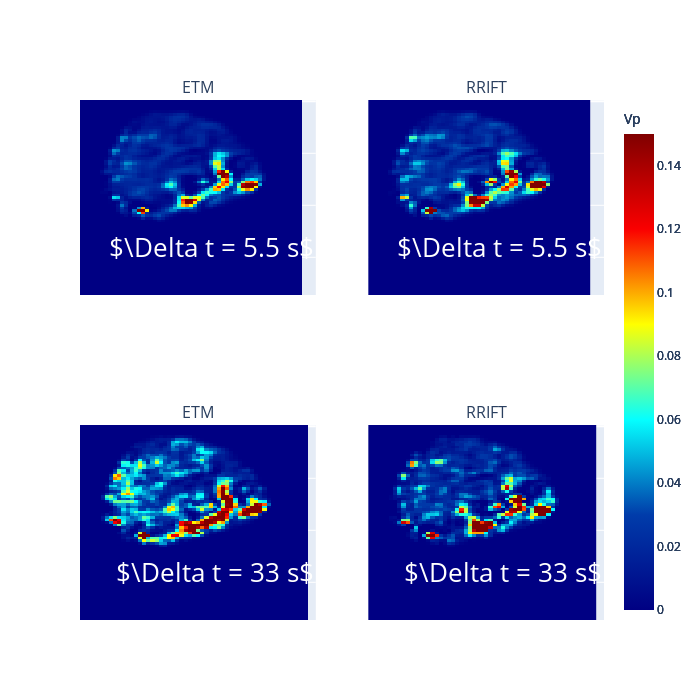

The cell this chart's notebook holds for it:
### Code cell
%get mapVpE1 --from MATLAB
%get mapVpR1 --from MATLAB
%get mapVpE2 --from MATLAB
%get mapVpR2 --from MATLAB

%get myS --from MATLAB

fig = make_subplots(rows=2, cols=2, column_widths=[0.5, 0.5], subplot_titles=('ETM', 'RRIFT', 'ETM', 'RRIFT'))

sub1 = go.Heatmap(z=mapVpE1[:,:,myS-1], zmin=0, zmax=0.15, colorscale='jet', colorbar={"title": 'Vp'})
fig.append_trace(sub1,1,1)
sub2 = go.Heatmap(z=mapVpR1[:,:,myS-1], zmin=0, zmax=0.15, colorscale='jet', colorbar={"title": 'Vp'})
fig.append_trace(sub2,1,2)
sub3 = go.Heatmap(z=mapVpE2[:,:,myS-1], zmin=0, zmax=0.15, colorscale='jet', colorbar={"title": 'Vp'})
fig.append_trace(sub3,2,1)
sub4 = go.Heatmap(z=mapVpR2[:,:,myS-1], zmin=0, zmax=0.15, colorscale='jet', colorbar={"title": 'Vp'})
fig.append_trace(sub4,2,2)

fig.add_annotation(text=r'$\Delta t = 5.5 s$',
                  xref="x", yref="y",
                  x=32, y=56, showarrow=False, font = dict(size = 26, color="white"), row=1, col=1)
fig.add_annotation(text=r'$\Delta t = 5.5 s$',
                  xref="x", yref="y",
                  x=32, y=56, showarrow=False, font = dict(size = 26, color="white"), row=1, col=2)
fig.add_annotation(text=r'$\Delta t = 33 s$',
                  xref="x", yref="y",
                  x=32, y=56, showarrow=False, font = dict(size = 26, color="white"), row=2, col=1)
fig.add_annotation(text=r'$\Delta t = 33 s$',
                  xref="x", yref="y",
                  x=32, y=56, showarrow=False, font = dict(size = 26, color="white"), row=2, col=2)

fig.update_layout(yaxis_autorange="reversed", width = 700, height = 700)
fig.update_yaxes(autorange="reversed", showticklabels = False)
fig.update_xaxes(showticklabels = False)

fig.show()

### Figure 1 — Plotly figure (JSON) as saved in the notebook; plotly's stock layout.template omitted (floating-point values rounded to 4 significant figures; data arrays with more than 128 entries replaced by an {"elided": "..."} marker saying what was removed)
{"data": [{"colorbar": {"title": {"text": "Vp"}}, "colorscale": [[0, "rgb(0,0,131)"], [0.2, "rgb(0,60,170)"], [0.4, "rgb(5,255,255)"], [0.6, "rgb(255,255,0)"], [0.8, "rgb(250,0,0)"], [1, "rgb(128,0,0)"]], "type": "heatmap", "xaxis": "x", "yaxis": "y", "z": {"elided": "75x55 float values"}, "zmax": 0.15, "zmin": 0}, {"colorbar": {"title": {"text": "Vp"}}, "colorscale": [[0, "rgb(0,0,131)"], [0.2, "rgb(0,60,170)"], [0.4, "rgb(5,255,255)"], [0.6, "rgb(255,255,0)"], [0.8, "rgb(250,0,0)"], [1, "rgb(128,0,0)"]], "type": "heatmap", "xaxis": "x2", "yaxis": "y2", "z": {"elided": "75x55 float values"}, "zmax": 0.15, "zmin": 0}, {"colorbar": {"title": {"text": "Vp"}}, "colorscale": [[0, "rgb(0,0,131)"], [0.2, "rgb(0,60,170)"], [0.4, "rgb(5,255,255)"], [0.6, "rgb(255,255,0)"], [0.8, "rgb(250,0,0)"], [1, "rgb(128,0,0)"]], "type": "heatmap", "xaxis": "x3", "yaxis": "y3", "z": {"elided": "75x55 float values"}, "zmax": 0.15, "zmin": 0}, {"colorbar": {"title": {"text": "Vp"}}, "colorscale": [[0, "rgb(0,0,131)"], [0.2, "rgb(0,60,170)"], [0.4, "rgb(5,255,255)"], [0.6, "rgb(255,255,0)"], [0.8, "rgb(250,0,0)"], [1, "rgb(128,0,0)"]], "type": "heatmap", "xaxis": "x4", "yaxis": "y4", "z": {"elided": "75x55 float values"}, "zmax": 0.15, "zmin": 0}], "layout": {"annotations": [{"font": {"size": 16}, "showarrow": false, "text": "ETM", "x": 0.225, "xanchor": "center", "xref": "paper", "y": 1, "yanchor": "bottom", "yref": "paper"}, {"font": {"size": 16}, "showarrow": false, "text": "RRIFT", "x": 0.775, "xanchor": "center", "xref": "paper", "y": 1, "yanchor": "bottom", "yref": "paper"}, {"font": {"size": 16}, "showarrow": false, "text": "ETM", "x": 0.225, "xanchor": "center", "xref": "paper", "y": 0.375, "yanchor": "bottom", "yref": "paper"}, {"font": {"size": 16}, "showarrow": false, "text": "RRIFT", "x": 0.775, "xanchor": "center", "xref": "paper", "y": 0.375, "yanchor": "bottom", "yref": "paper"}, {"font": {"color": "white", "size": 26}, "showarrow": false, "text": "$\\Delta t = 5.5 s$", "x": 32, "xref": "x", "y": 56, "yref": "y"}, {"font": {"color": "white", "size": 26}, "showarrow": false, "text": "$\\Delta t = 5.5 s$", "x": 32, "xref": "x2", "y": 56, "yref": "y2"}, {"font": {"color": "white", "size": 26}, "showarrow": false, "text": "$\\Delta t = 33 s$", "x": 32, "xref": "x3", "y": 56, "yref": "y3"}, {"font": {"color": "white", "size": 26}, "showarrow": false, "text": "$\\Delta t = 33 s$", "x": 32, "xref": "x4", "y": 56, "yref": "y4"}], "height": 700, "width": 700, "xaxis": {"anchor": "y", "domain": [0, 0.45], "showticklabels": false}, "xaxis2": {"anchor": "y2", "domain": [0.55, 1], "showticklabels": false}, "xaxis3": {"anchor": "y3", "domain": [0, 0.45], "showticklabels": false}, "xaxis4": {"anchor": "y4", "domain": [0.55, 1], "showticklabels": false}, "yaxis": {"anchor": "x", "autorange": "reversed", "domain": [0.625, 1], "showticklabels": false}, "yaxis2": {"anchor": "x2", "autorange": "reversed", "domain": [0.625, 1], "showticklabels": false}, "yaxis3": {"anchor": "x3", "autorange": "reversed", "domain": [0, 0.375], "showticklabels": false}, "yaxis4": {"anchor": "x4", "autorange": "reversed", "domain": [0, 0.375], "showticklabels": false}}}
